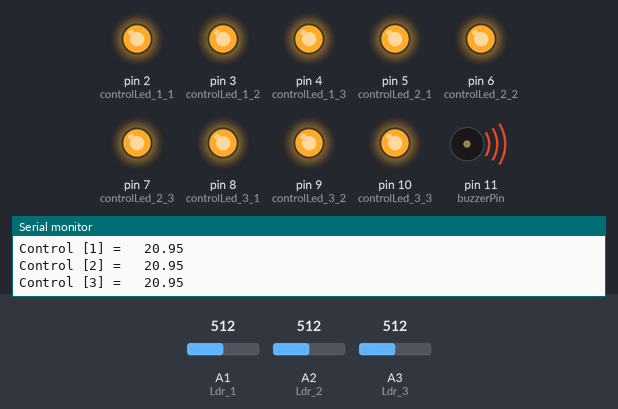
Bench run of a sketch on a simulated Arduino Nano, built with avr-gcc and run on an emulated ATmega328P. Shown: output pins drawn as LEDs (lit = HIGH), buzzer (waves = sounding), the last lines printed to the serial monitor. The test bench sets the inputs (shaded band); at power-on: A3 (Ldr_3) = 512, A1 (Ldr_1) = 512, A2 (Ldr_2) = 512.

Above: at 1.3 s.
1.4 s: A3 (Ldr_3) set to 462
4.4 s: A3 (Ldr_3) set to 432
At 4.9 s:
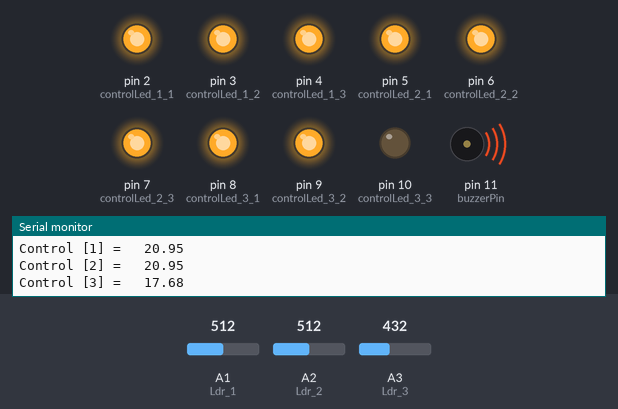
7.4 s: A1 (Ldr_1) set to 468
10.4 s: A1 (Ldr_1) set to 434
At 10.9 s:
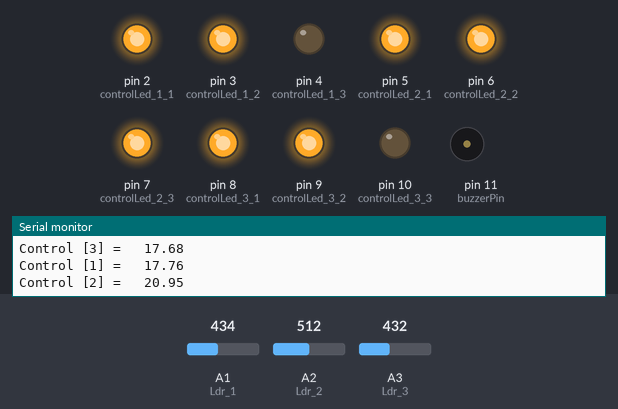
11.9 s: A2 (Ldr_2) set to 456
14.9 s: A2 (Ldr_2) set to 439
At 15.4 s:
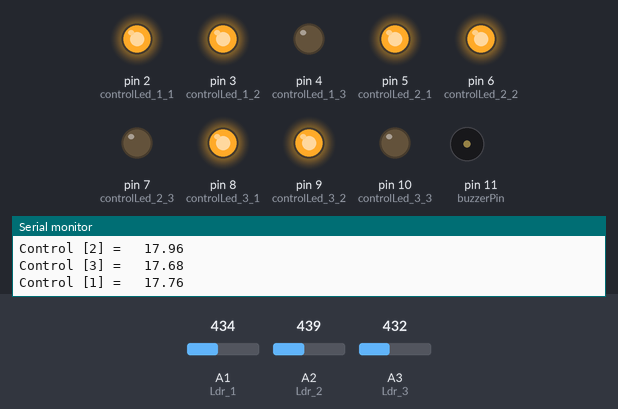
Timing chart, 0 to 17.4 s (numbered marks = the images above; inputs shaded):
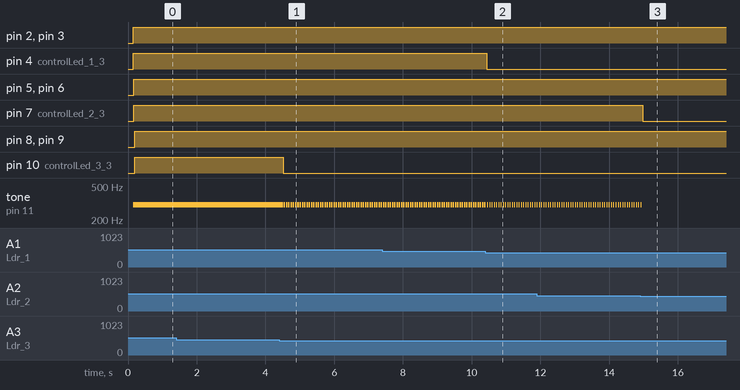

The sketch:

Light_intensity_detector.ino
```cpp
         /////////////////////////////////////////////
        //  Light Intensity and Solar Panel Energy //
       //                Detector                 //
      //             ---------------             //
     //             (Arduino Nano)              //
    //             by Kutluhan Aktar           //
   //                                         //
  /////////////////////////////////////////////

// This project is for predicting the amount of energy generated by a solar panel under the light intensity level given by photoresistors which are placed in three different directions.
// The amount of energy generated by a solar panel is related to the amount of solar radiation which is why I used the light intensity level as an indicator to evaluate it approximately.
// Energy production thresholds has three level at which led colors change:
// Red - Low
// Yellow - Moderate
// Green - High
// You can define threshold values below.
//
// Connections
// Arduino Nano :
//                                controlLed_1_1 [red]
// D2  ---------------------------
//                                controlLed_1_2 [yellow]
// D3  ---------------------------
//                                controlLed_1_3 [green]
// D4  ---------------------------
//                                controlLed_2_1 [red]
// D5  ---------------------------
//                                controlLed_2_2 [yellow]
// D6  ---------------------------
//                                controlLed_2_3 [green]
// D7  ---------------------------
//                                controlLed_3_1 [red]
// D8  ---------------------------
//                                controlLed_3_2 [yellow]
// D9  ---------------------------
//                                controlLed_3_3 [green]
// D10 ---------------------------
//                                Buzzer
// D11 ---------------------------
//                                LDR [1]
// A1  ---------------------------
//                                LDR [2]
// A2  ---------------------------
//                                LDR [3]
// A3  ---------------------------


  // Define control leds as indicators.
  #define controlLed_1_1 2
  #define controlLed_1_2 3
  #define controlLed_1_3 4
  #define controlLed_2_1 5
  #define controlLed_2_2 6
  #define controlLed_2_3 7
  #define controlLed_3_1 8
  #define controlLed_3_2 9
  #define controlLed_3_3 10
  // Define Ldr analog pins to calculate solar panel energy and light intensity.
  #define Ldr_1 A1
  #define Ldr_2 A2
  #define Ldr_3 A3
  // Define the buzzer pin.
  #define buzzerPin 11

  // Define solar panel variables emphasized by the guide. Do not forget to change them.
  #define SP_area 0.0088
  #define SP_efficiency 6.2
  #define SP_coefficient 0.75

  // Define threshold values(low, moderate).
  #define low 8.18
  #define moderate 18.40

  // Define variables to collect light intensity data.
  int LdrData_1;
  int LdrData_2;
  int LdrData_3;


void setup() {
  // Start serial ports.
  Serial.begin(9600);
  Serial.print("System Activated:");
  Serial.print("\n");
  Serial.print("Please connect all photoresistors and led to the defined Arduino Nano pins before uploading the code.");
  Serial.print("\n");
  Serial.print("Do not forget to change solar panel variables and threshold values!");
  // Start led outputs.
  pinMode(controlLed_1_1, OUTPUT);
  pinMode(controlLed_1_2, OUTPUT);
  pinMode(controlLed_1_3, OUTPUT);
  pinMode(controlLed_2_1, OUTPUT);
  pinMode(controlLed_2_2, OUTPUT);
  pinMode(controlLed_2_3, OUTPUT);
  pinMode(controlLed_3_1, OUTPUT);
  pinMode(controlLed_3_2, OUTPUT);
  pinMode(controlLed_3_3, OUTPUT);

}

void loop() {
  gatherLdrData();

  // Initial the indicators at three different directions.

  // Control_1
  IndicatorInitial(SolarPanelEnergy(SP_area, SP_efficiency, LdrData_1, SP_coefficient), controlLed_1_1, controlLed_1_2, controlLed_1_3, 1);
  // Control_2
  IndicatorInitial(SolarPanelEnergy(SP_area, SP_efficiency, LdrData_2, SP_coefficient), controlLed_2_1, controlLed_2_2, controlLed_2_3, 2);
  // Control_3
  IndicatorInitial(SolarPanelEnergy(SP_area, SP_efficiency, LdrData_3, SP_coefficient), controlLed_3_1, controlLed_3_2, controlLed_3_3, 3);


}

void gatherLdrData(){
   // Gather light intensity data from photoresistors each placed in a particular direction.
   LdrData_1 = analogRead(Ldr_1);
   LdrData_2 = analogRead(Ldr_2);
   LdrData_3 = analogRead(Ldr_3);
  }

  float SolarPanelEnergy(float Area, float Efficiency, int Radiation, float PerformansCoefficient){
     // Calculate the energy level of a solar panel approximately by assigning radiation levels to light intensity levels.
     float Energy = Area * Efficiency * Radiation * PerformansCoefficient;
     return Energy;
    }

    void IndicatorInitial(float predictedEnergy, int red, int yellow, int green, int number){
         // Adjust the range of the indicators according to the amount of the energy generated by a solar panel. And, get notified when the high threshold exceeded.
         // Write which control ldr gathers data.
         Serial.print("Control [");
         Serial.print(number);
         Serial.print("] = \t");
         Serial.print(predictedEnergy);
         Serial.print("\n");

         if(predictedEnergy < low){
           digitalWrite(red, HIGH);
           digitalWrite(yellow, LOW);
           digitalWrite(green, LOW);
           noTone(buzzerPin);
          }else if(low <= predictedEnergy && predictedEnergy < moderate){
             digitalWrite(red, HIGH);
             digitalWrite(yellow,HIGH);
             digitalWrite(green, LOW);
             noTone(buzzerPin);
            }else if(predictedEnergy >= moderate){
               digitalWrite(red, HIGH);
               digitalWrite(yellow, HIGH);
               digitalWrite(green, HIGH);
               tone(buzzerPin, 300);
              }

      }
```

Measured:
- the behaviour switches between 450 and 449 on A3 (Ldr_3) (found by bisection; images 0 and 1)
- the behaviour switches between 450 and 449 on A1 (Ldr_1) (found by bisection; images 1 and 2)
- the behaviour switches between 450 and 449 on A2 (Ldr_2) (found by bisection; images 2 and 3)
- after the input at 4.4 s, pin 10 (controlLed_3_3): HIGH → LOW after 0.12 s; tone on pin 11 (buzzerPin): alternates 300 Hz for 0.04 s and silent for 0.02 s, starting after 0.12 s
- after the input at 10.4 s, pin 4 (controlLed_1_3): HIGH → LOW at once
- after the input at 14.9 s, pin 7 (controlLed_2_3): HIGH → LOW after 0.08 s; tone on pin 11 (buzzerPin): goes on until 14.9 s, then stays silent
